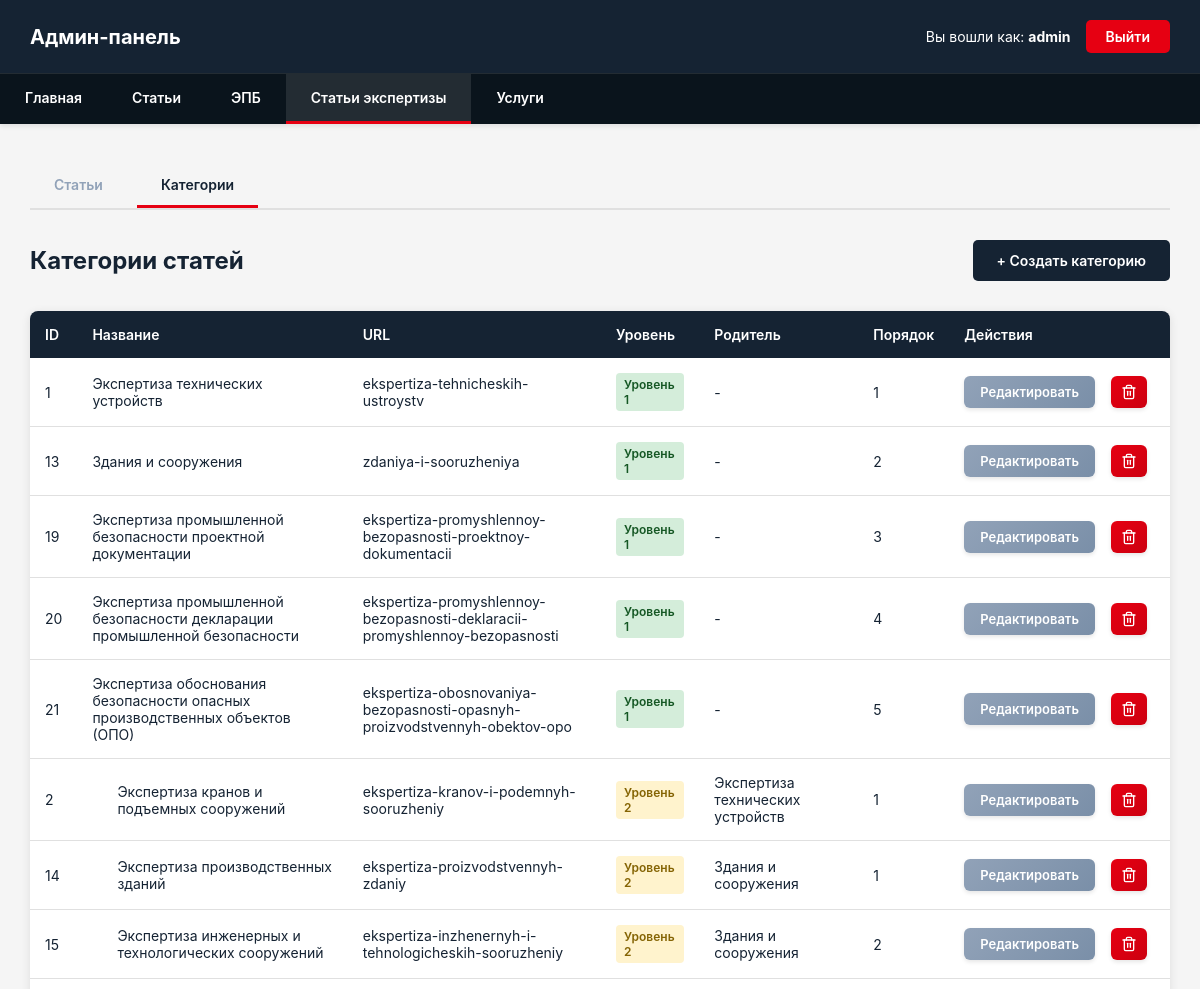
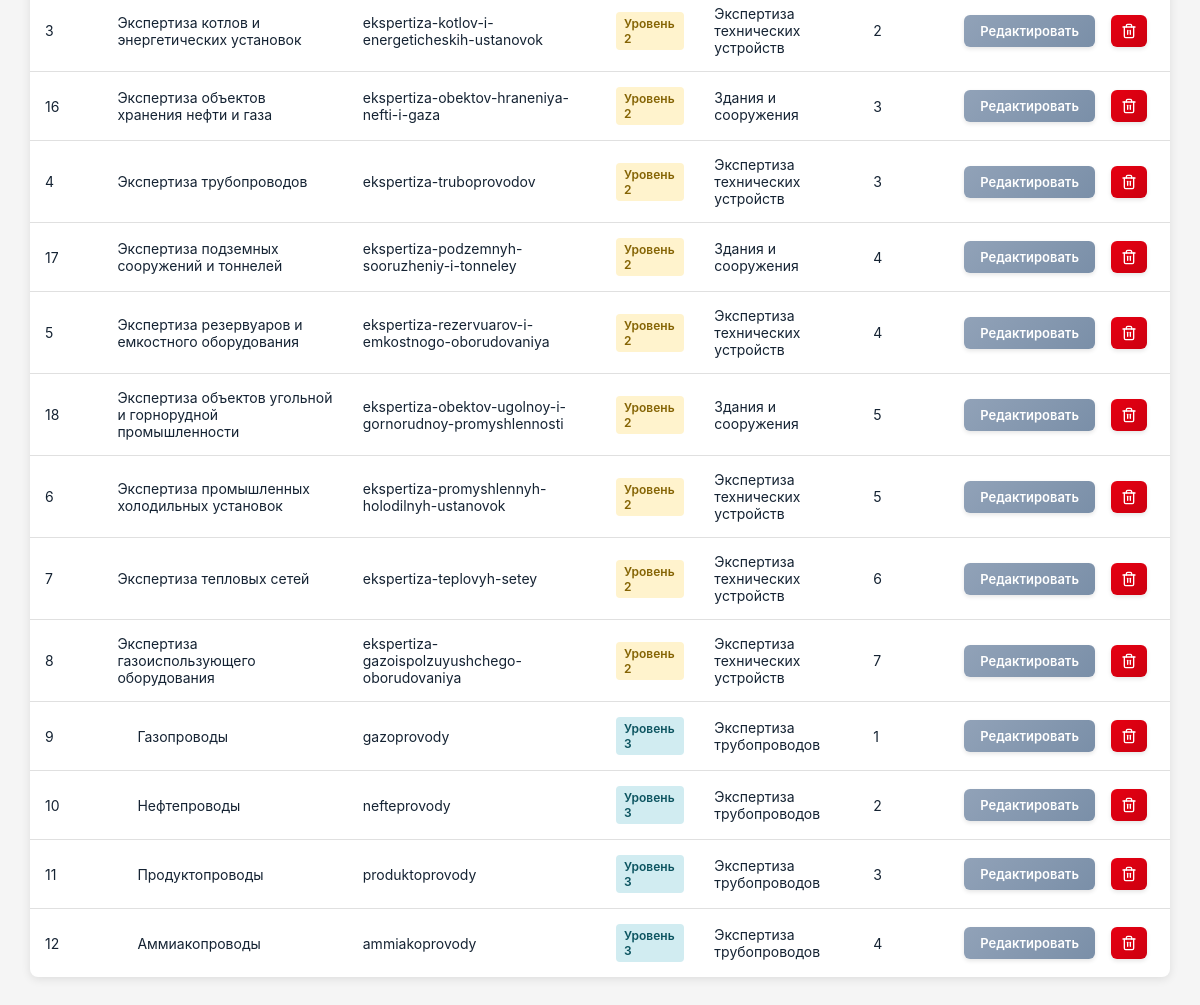
Screenshot of /admin/article-categories.php (signed in) with the database file from the repository (2 pictures, top to bottom).
### tables this page shows
CREATE TABLE IF NOT EXISTS `article_categories` (
    `id` INT AUTO_INCREMENT PRIMARY KEY,
    `name` VARCHAR(255) NOT NULL,
    `slug` VARCHAR(255) NOT NULL UNIQUE,
    `parent_id` INT DEFAULT NULL,
    `level` TINYINT NOT NULL DEFAULT 1 COMMENT 'Уровень категории: 1, 2, 3',
    `description` TEXT DEFAULT NULL,
    `sort_order` INT DEFAULT 0,
    `created_at` TIMESTAMP DEFAULT CURRENT_TIMESTAMP,
    `updated_at` TIMESTAMP DEFAULT CURRENT_TIMESTAMP ON UPDATE CURRENT_TIMESTAMP,
    FOREIGN KEY (`parent_id`) REFERENCES `article_categories`(`id`) ON DELETE CASCADE,
    KEY `parent_id` (`parent_id`),
    KEY `level` (`level`)
);

### includes/admin-auth.php (called while the page is built, shortened)
<?php
function getAdminUsername() {
    return $_SESSION['admin_username'] ?? null;
}

### includes/expertiza-articles-functions.php (called while the page is built, shortened)
<?php
function getAllArticleCategories() {
    $maxRetries = 3;
    $retryCount = 0;
    while ($retryCount < $maxRetries) {
        try {
            $pdo = getDBConnection();
            $stmt = $pdo->prepare("SELECT * FROM article_categories ORDER BY level, sort_order, name");
            $stmt->execute();
            return $stmt->fetchAll();
        } catch (PDOException $e) {
            $retryCount++;
            if (strpos($e->getMessage(), '2006') !== false || strpos($e->getMessage(), 'MySQL server has gone away') !== false) {
                if ($retryCount < $maxRetries) {
                    $pdo = getDBConnection(true);
                    usleep(100000);
                    continue;
                }
            }
            error_log("Error in getAllArticleCategories: " . $e->getMessage());
            throw $e;
        }
    }
    return [];
}
function getArticleCategoryById($id) {
    $maxRetries = 3;
    $retryCount = 0;
    while ($retryCount < $maxRetries) {
        try {
            $pdo = getDBConnection();
            $stmt = $pdo->prepare("SELECT * FROM article_categories WHERE id = ?");
            $stmt->execute([$id]);
            return $stmt->fetch();
        } catch (PDOException $e) {
            $retryCount++;
            if (strpos($e->getMessage(), '2006') !== false || strpos($e->getMessage(), 'MySQL server has gone away') !== false) {
                if ($retryCount < $maxRetries) {
                    $pdo = getDBConnection(true);
                    usleep(100000);
                    continue;
                }
            }
            error_log("Error in getArticleCategoryById: " . $e->getMessage());
            throw $e;
        }
    }
    return false;
}

### admin/article-categories.php (the view, shortened to what this page needs)
<?php
require_once __DIR__ . '/../includes/admin-auth.php';
require_once __DIR__ . '/../includes/expertiza-articles-functions.php';
try {
    $categories = getAllArticleCategories();
} catch (PDOException $e) {
    $categories = [];
}
$currentPage = 'expertiza-articles';
include __DIR__ . '/../includes/admin-header.php';
?>
<div class="admin-container">
    <div class="tabs">
        <a href="/admin/expertiza-articles" class="tab">Статьи</a>
        <a href="/admin/article-categories" class="tab active">Категории</a>
    </div>
    <div class="admin-actions">
        <h2>Категории статей</h2>
        <a href="/admin/article-categories/create" class="btn-add">+ Создать категорию</a>
    </div>
    <?php if (empty($categories)): ?>
        <div class="empty-message">
            <p>Категории пока нет. <a href="/admin/article-categories/create"
                    style="color: #152333; text-decoration: underline;">Создайте первую категорию</a></p>
        </div>
    <?php else: ?>
        <table class="admin-table">
            <thead>
                <tr>
                    <th>ID</th>
                    <th>Название</th>
                    <th>URL</th>
                    <th>Уровень</th>
                    <th>Родитель</th>
                    <th>Порядок</th>
                    <th>Действия</th>
                </tr>
            </thead>
            <tbody>
                <?php
                foreach ($categories as $category):
                    $indentClass = 'category-indent level-' . $category['level'];
                    $parentName = '-';
                    if ($category['parent_id']) {
                        $parent = getArticleCategoryById($category['parent_id']);
                        if ($parent) {
                            $parentName = htmlspecialchars($parent['name']);
                        }
                    }
                    ?>
                    <tr>
                        <td><?php echo htmlspecialchars($category['id']); ?></td>
                        <td class="<?php echo $indentClass; ?>"><?php echo htmlspecialchars($category['name']); ?></td>
                        <td><?php echo htmlspecialchars($category['slug']); ?></td>
                        <td>
                            <span class="category-level level-<?php echo $category['level']; ?>">
                                Уровень <?php echo $category['level']; ?>
                            </span>
                        </td>
                        <td><?php echo $parentName; ?></td>
                        <td><?php echo htmlspecialchars($category['sort_order']); ?></td>
                        <td>
                            <div style="display: flex; gap: 8px; align-items: center;">
                                <a href="/admin/article-categories/edit?id=<?php echo $category['id']; ?>"
                                    class="btn-edit">Редактировать</a>
                                <a href="/admin/article-categories/delete?id=<?php echo $category['id']; ?>" class="btn-delete"
                                    onclick="return confirm('Вы уверены, что хотите удалить эту категорию? Все дочерние категории и статьи также будут удалены.');"
                                    title="Удалить">
                                </a>
                            </div>
                        </td>
                    </tr>
                <?php endforeach; ?>
            </tbody>
        </table>
    <?php endif; ?>
</div>
</body>
</html>

### includes/admin-header.php (shortened to what this page needs)
<?php
$currentPage = $currentPage ?? '';
?>
<!DOCTYPE html>
<html lang="ru">
<head>
</head>
<body>
    <header class="admin-header">
        <div class="admin-header-top">
            <h1>Админ-панель</h1>
            <div class="admin-user">
                <span>Вы вошли как: <strong><?php echo htmlspecialchars(getAdminUsername()); ?></strong></span>
                <a href="/admin/logout" class="btn-logout">Выйти</a>
            </div>
        </div>
        <nav class="admin-nav">
            <ul class="admin-nav-list">
                <li class="admin-nav-item">
                    <a href="/admin/dashboard" class="admin-nav-link <?php echo $currentPage === 'dashboard' ? 'active' : ''; ?>">
                        Главная
                    </a>
                </li>
                       <li class="admin-nav-item">
                           <a href="/admin/articles" class="admin-nav-link <?php echo $currentPage === 'articles' ? 'active' : ''; ?>">
                               Статьи
                           </a>
                       </li>
                       <li class="admin-nav-item">
                           <a href="/admin/epb" class="admin-nav-link <?php echo $currentPage === 'epb' ? 'active' : ''; ?>">
                               ЭПБ
                           </a>
                       </li>
                       <li class="admin-nav-item">
                           <a href="/admin/expertiza-articles" class="admin-nav-link <?php echo $currentPage === 'expertiza-articles' ? 'active' : ''; ?>">
                               Статьи экспертизы
                           </a>
                       </li>
                       <li class="admin-nav-item">
                           <a href="/admin/services" class="admin-nav-link <?php echo $currentPage === 'services' ? 'active' : ''; ?>">
                               Услуги
                           </a>
                       </li>
            </ul>
        </nav>
    </header>

### includes/admin-header.php (style rules this page uses)
* { margin: 0; padding: 0; box-sizing: border-box; }
body { font-family: 'Montserrat', -apple-system, BlinkMacSystemFont, 'Segoe UI', Roboto, sans-serif; background: #f5f5f5; }
.admin-header { background: #152333; color: #ffffff; padding: 0; box-shadow: 0 2px 5px rgba(0, 0, 0, 0.1); }
.admin-header-top { padding: 20px 30px; display: flex; justify-content: space-between; align-items: center; }
.admin-header h1 { font-size: 20px; font-weight: 700; }
.admin-user { display: flex; align-items: center; gap: 15px; }
.admin-user span { font-size: 14px; }
.btn-logout { padding: 8px 20px; background: #E60012; color: #ffffff; border: none; border-radius: 5px; font-size: 14px; font-weight: 600; cursor: pointer; text-decoration: none; display: inline-block; transition: background 0.3s ease; font-family: inherit; }
.admin-nav { background: #0a141c; border-top: 1px solid rgba(255, 255, 255, 0.1); }
.admin-nav-list { display: flex; list-style: none; margin: 0; padding: 0; }
.admin-nav-item { margin: 0; }
.admin-nav-link { display: block; padding: 15px 25px; color: #ffffff; text-decoration: none; font-size: 14px; font-weight: 600; transition: background 0.3s ease; border-bottom: 3px solid transparent; }
.admin-nav-link.active { background: rgba(255, 255, 255, 0.1); border-bottom-color: #E60012; }

### admin/article-categories.php (style rules this page uses)
.admin-container { max-width: 1400px; margin: 40px auto; padding: 0 30px; }
.admin-actions { display: flex; justify-content: space-between; align-items: center; margin-bottom: 30px; }
.admin-actions h2 { color: #152333; font-size: 24px; font-weight: 700; }
.btn-add { padding: 12px 24px; background: #152333; color: #ffffff; border: none; border-radius: 5px; font-size: 14px; font-weight: 600; cursor: pointer; text-decoration: none; display: inline-block; transition: background 0.3s ease; font-family: inherit; }
.admin-table { width: 100%; border-collapse: collapse; background: #ffffff; border-radius: 8px; overflow: hidden; box-shadow: 0 2px 10px rgba(0, 0, 0, 0.1); }
.admin-table thead { background: #152333; color: #ffffff; }
.admin-table th { padding: 15px; text-align: left; font-size: 14px; font-weight: 600; }
.admin-table td { padding: 15px; border-bottom: 1px solid #e0e0e0; font-size: 14px; color: #152333; }
.admin-table tbody tr:last-child td { border-bottom: none; }
.btn-edit, .btn-delete { padding: 8px 16px; border: none; border-radius: 6px; font-size: 13px; font-weight: 600; cursor: pointer; text-decoration: none; display: inline-flex; align-items: center; gap: 6px; transition: all 0.3s ease; font-family: inherit; margin-right: 8px; box-shadow: 0 2px 4px rgba(0, 0, 0, 0.1); position: relative; overflow: hidden; }
.btn-edit::before, .btn-delete::before { content: ''; position: absolute; top: 0; left: -100%; width: 100%; height: 100%; background: linear-gradient(90deg, transparent, rgba(255, 255, 255, 0.2), transparent); transition: left 0.5s ease; }
.btn-edit { background: linear-gradient(135deg, #91A2B8 0%, #7a8fa8 100%); color: #ffffff; }
.btn-delete { background: linear-gradient(135deg, #e60012 0%, #cc0010 100%); color: #ffffff; }
.btn-delete svg { width: 16px; height: 16px; stroke: currentColor; flex-shrink: 0; }
.btn-delete { padding: 8px; min-width: 36px; justify-content: center; }
.category-level { display: inline-block; padding: 4px 8px; border-radius: 4px; font-size: 12px; font-weight: 600; background: #e8f0fe; color: #152333; }
.category-level.level-1 { background: #d4edda; color: #155724; }
.category-level.level-2 { background: #fff3cd; color: #856404; }
.category-level.level-3 { background: #d1ecf1; color: #0c5460; }
.category-indent { padding-left: 20px; }
.category-indent.level-2 { padding-left: 40px; }
.category-indent.level-3 { padding-left: 60px; }
.tabs { display: flex; gap: 10px; margin-bottom: 30px; border-bottom: 2px solid #e0e0e0; }
.tab { padding: 12px 24px; background: transparent; border: none; border-bottom: 3px solid transparent; color: #91A2B8; font-size: 14px; font-weight: 600; cursor: pointer; text-decoration: none; display: inline-block; transition: all 0.3s ease; font-family: inherit; }
.tab.active { color: #152333; border-bottom-color: #E60012; }

### rows the page displays
article_categories: id "1", name "Экспертиза технических устройств", slug "ekspertiza-tehnicheskih-ustroystv", level "1", parentName "-", sort_order "1"
article_categories: id "13", name "Здания и сооружения", slug "zdaniya-i-sooruzheniya", level "1", parentName "-", sort_order "2"
article_categories: id "19", name "Экспертиза промышленной безопасности проектной документации", slug "ekspertiza-promyshlennoy-bezopasnosti-proektnoy-dokumentacii", level "1", parentName "-", sort_order "3"
article_categories: id "20", name "Экспертиза промышленной безопасности декларации промышленной безопасности", slug "ekspertiza-promyshlennoy-bezopasnosti-deklaracii-promyshlennoy-bezopasnosti", level "1", parentName "-", sort_order "4"
article_categories: id "21", name "Экспертиза обоснования безопасности опасных производственных объектов (ОПО)", slug "ekspertiza-obosnovaniya-bezopasnosti-opasnyh-proizvodstvennyh-obektov-opo", level "1", parentName "-", sort_order "5"
article_categories: id "2", name "Экспертиза кранов и подъемных сооружений", slug "ekspertiza-kranov-i-podemnyh-sooruzheniy", level "2", parent.name "Экспертиза технических устройств", sort_order "1"
article_categories: id "14", name "Экспертиза производственных зданий", slug "ekspertiza-proizvodstvennyh-zdaniy", level "2", parent.name "Здания и сооружения", sort_order "1"
article_categories: id "15", name "Экспертиза инженерных и технологических сооружений", slug "ekspertiza-inzhenernyh-i-tehnologicheskih-sooruzheniy", level "2", parent.name "Здания и сооружения", sort_order "2"
article_categories: id "3", name "Экспертиза котлов и энергетических установок", slug "ekspertiza-kotlov-i-energeticheskih-ustanovok", level "2", parent.name "Экспертиза технических устройств", sort_order "2"
article_categories: id "16", name "Экспертиза объектов хранения нефти и газа", slug "ekspertiza-obektov-hraneniya-nefti-i-gaza", level "2", parent.name "Здания и сооружения", sort_order "3"
article_categories: id "4", name "Экспертиза трубопроводов", slug "ekspertiza-truboprovodov", level "2", parent.name "Экспертиза технических устройств", sort_order "3"
article_categories: id "17", name "Экспертиза подземных сооружений и тоннелей", slug "ekspertiza-podzemnyh-sooruzheniy-i-tonneley", level "2", parent.name "Здания и сооружения", sort_order "4"
article_categories: id "5", name "Экспертиза резервуаров и емкостного оборудования", slug "ekspertiza-rezervuarov-i-emkostnogo-oborudovaniya", level "2", parent.name "Экспертиза технических устройств", sort_order "4"
article_categories: id "18", name "Экспертиза объектов угольной и горнорудной промышленности", slug "ekspertiza-obektov-ugolnoy-i-gornorudnoy-promyshlennosti", level "2", parent.name "Здания и сооружения", sort_order "5"
article_categories: id "6", name "Экспертиза промышленных холодильных установок", slug "ekspertiza-promyshlennyh-holodilnyh-ustanovok", level "2", parent.name "Экспертиза технических устройств", sort_order "5"
article_categories: id "7", name "Экспертиза тепловых сетей", slug "ekspertiza-teplovyh-setey", level "2", parent.name "Экспертиза технических устройств", sort_order "6"
article_categories: id "8", name "Экспертиза газоиспользующего оборудования", slug "ekspertiza-gazoispolzuyushchego-oborudovaniya", level "2", parent.name "Экспертиза технических устройств", sort_order "7"
article_categories: id "9", name "Газопроводы", slug "gazoprovody", level "3", parent.name "Экспертиза трубопроводов", sort_order "1"
article_categories: id "10", name "Нефтепроводы", slug "nefteprovody", level "3", parent.name "Экспертиза трубопроводов", sort_order "2"
article_categories: id "11", name "Продуктопроводы", slug "produktoprovody", level "3", parent.name "Экспертиза трубопроводов", sort_order "3"
article_categories: id "12", name "Аммиакопроводы", slug "ammiakoprovody", level "3", parent.name "Экспертиза трубопроводов", sort_order "4"

### other values shown
getAdminUsername() "admin"
